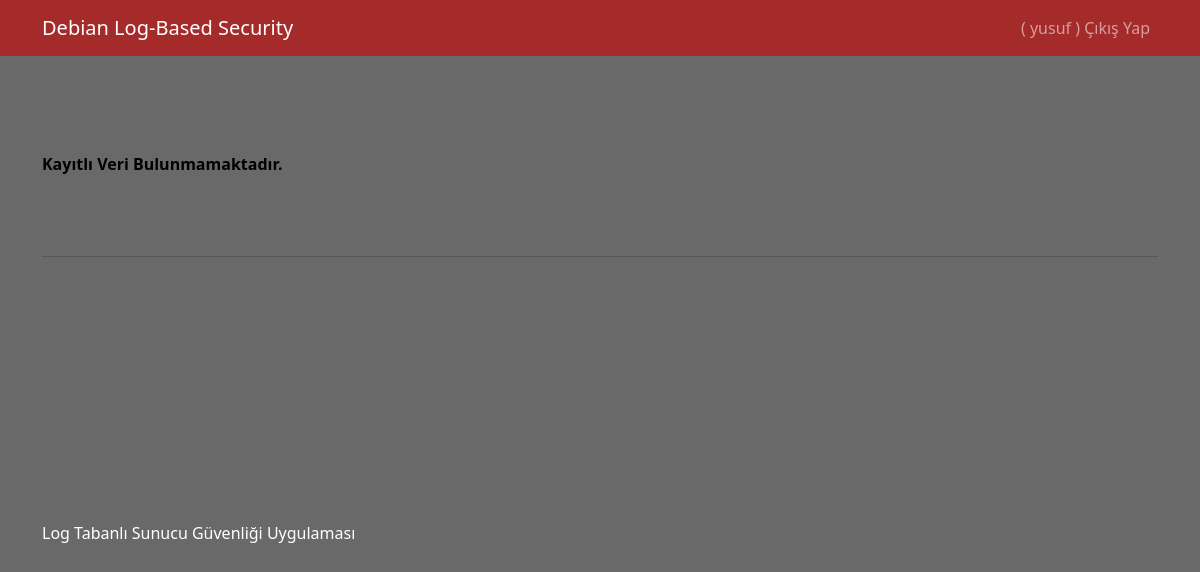
The app's page /select/blockedlist/ (signed in), older data.
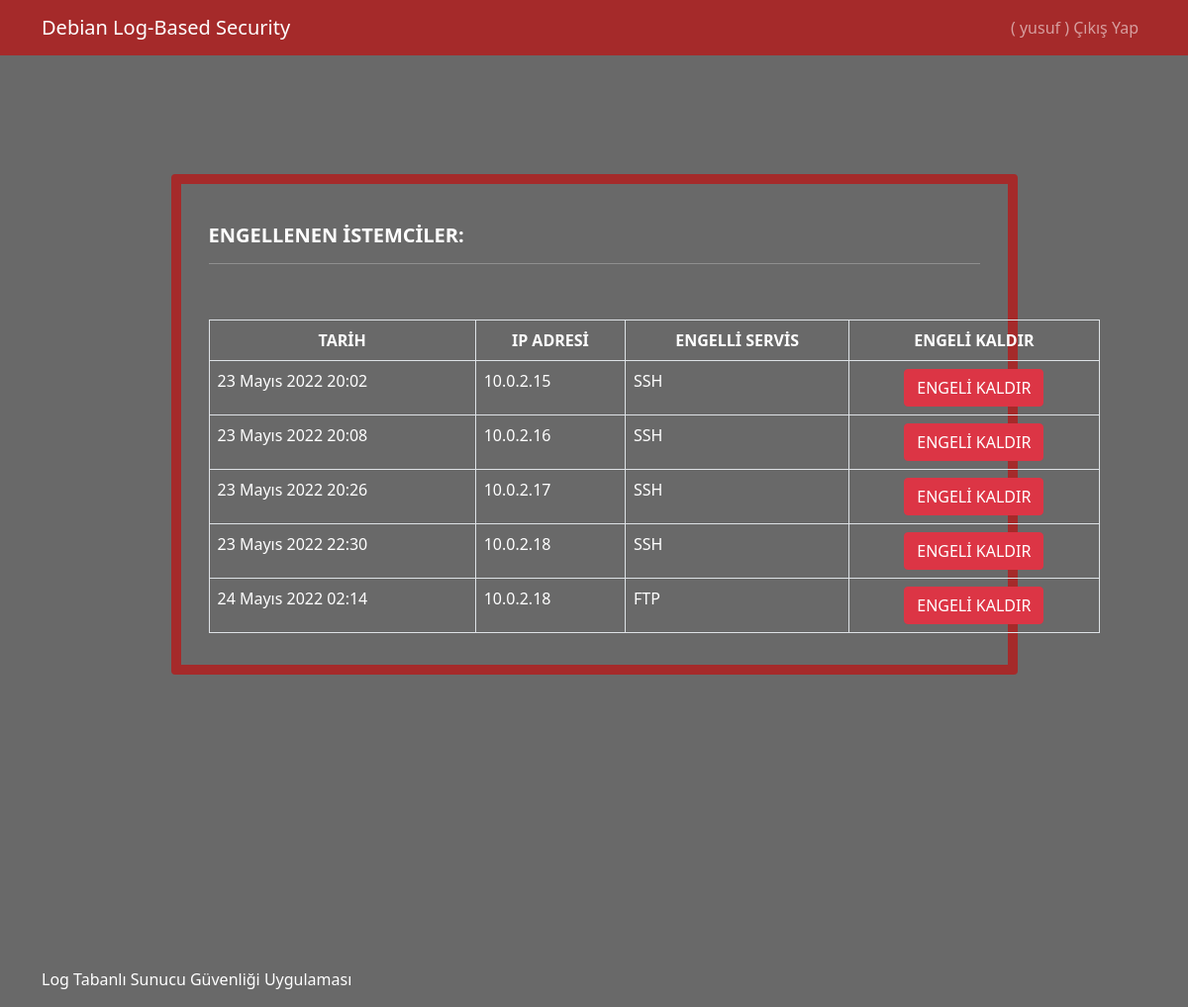
The same page, newer data.
### Configuration/models.py (models this page shows)
class blocklist(models.Model):
    date = models.DateTimeField(auto_now_add=True)
    ip = models.CharField(max_length=100)
    service = models.CharField(max_length=100)

### Configuration/views.py (the view)
# urls.py: path('blockedlist/', views.blockedlist, name='blockedlist'),
def blockedlist(request):
    if request.method == 'POST':
        ip = request.POST['noblock']
        service = request.POST['service']
        blocklist.objects.filter(ip = ip).delete()
        if service == "SSH":
            delete_rule = subprocess.check_output(f'sudo ufw delete deny proto tcp from {ip} to any port 22', shell=True)
            delete_log = subprocess.check_output(f"sudo sed '/{ip}/d' /var/log/auth.log -i", shell=True)
        if service == "FTP":
            pass
        if service == "HTTP":
            pass
        return redirect('blockedlist')
    else:
        blocks = blocklist.objects.all()
        context = {
            'blocks':  blocks
        }
        return render(request, "pages/blockedlist.html", context)

### templates/pages/blockedlist.html (shortened to what this page needs)
{% extends 'layout.html' %}
{% block content %}
{% if user.is_authenticated %}
{% if blocks %}
<br><br><br>
<div class="row justify-content-center align-items-center">
<div class="card my-5 w-75" style="background-color:#696969; border-color:#A52A2A; border-width:10px; color:white;">
    <div class="card-body">
    <h5 class="card-title">
        <br><b>ENGELLENEN İSTEMCİLER:</b>
        <hr color:"#696969"></hr>
    </h5>
    <p class="card-text">
        <br>
        <table class="table table-bordered" style="width:900px;">
            <tr>
                <thead align="center" style="color:white;">
                <td><b>TARİH</b></td>
                <td><b>IP ADRESİ</b></td>
                <td><b>ENGELLİ SERVİS</b></td>
                <td><b>ENGELİ KALDIR</b></td>
                </thead>
             </tr>
             <tbody>
            {% for data in blocks %}
             <tr style="color:white;">
                <td>{{data.date}}</td>
                <td>{{data.ip}}</td>
                <td>{{data.service}}</td>
                <td align="center"><form action="{% url 'blockedlist' %}" method='POST'><input type="submit" class="btn btn-danger" value="ENGELİ KALDIR"></form></td>
             </tr>
             {% endfor %}
            </tbody>
        </table>
    </p>
    </div>
</div>
</div>
{% else %}
        <br><br><br><br>
        <b><p align="left" style="color:black;">Kayıtlı Veri Bulunmamaktadır.</p></b>
        <br><br>
        <hr color:"#696969">
{% endif %}
<br><br><br><br><br><br><br><br><br>
{% else %}
<br>
<h1> Hata ! </h1>
{% endif %}
{% endblock %}

### templates/layout.html (shortened to what this page needs)
<!DOCTYPE html>
<html lang="en">
<head>
    <link href="https://cdn.jsdelivr.net/npm/bootstrap@5.0.0-beta3/dist/css/bootstrap.min.css" rel="stylesheet">
</head>
<body>
    {% include 'partials/_navbar.html' %}
    <main>
        <div class="container">
            {% block content %}
            {% endblock %}
        </div>
    </main>
        {% include 'partials/_footer.html' %}
</body>
</html>

### templates/partials/_navbar.html (shortened to what this page needs)
<header>
        <div class="navbar navbar-expand-sm navbar-dark" style="background-color:#A52A2A;">
            <div class="container">
                {% if user.is_authenticated %}
                <a href="{% url 'select' %}" class="navbar-brand">Debian Log-Based Security</a>
                {% else %}
                <a href="/" class="navbar-brand">Debian Log-Based Security</a>
                {% endif %}
                <ul class="navbar-nav ml-auto">
                    {% if user.is_authenticated %}
                        <li class="nav-item">
                            <a href="javascript:{document.getElementById('logout').submit()}" class="nav-link">( {{ user.username }} )  Çıkış Yap</a>
                        </li>
                    {% endif %}
                </ul>
            </div>
        </div>
    </header>

### templates/partials/_footer.html
<footer>
        <div class="footer py-3 mt-3">
            <div class="container">
                <span style="color:white;">
                    Log Tabanlı Sunucu Güvenliği Uygulaması
                </span>
            </div>
        </div>
    </footer>

### templates/layout.html (style rules this page uses)
body { background-color:#696969; }

Row changes from the older to the newer data that the page shows:
added blocklist: date "23 Mayıs 2022 20:02", ip "10.0.2.15", service "SSH"
added blocklist: date "23 Mayıs 2022 20:08", ip "10.0.2.16", service "SSH"
added blocklist: date "23 Mayıs 2022 20:26", ip "10.0.2.17", service "SSH"
added blocklist: date "23 Mayıs 2022 22:30", ip "10.0.2.18", service "SSH"
added blocklist: date "24 Mayıs 2022 02:14", ip "10.0.2.18", service "FTP"
Text that changed along with them:
text no longer shown: "Kayıtlı Veri Bulunmamaktadır."
text now shown: "ENGELLENEN İSTEMCİLER: TARİH IP ADRESİ ENGELLİ SERVİS ENGELİ KALDIR"
